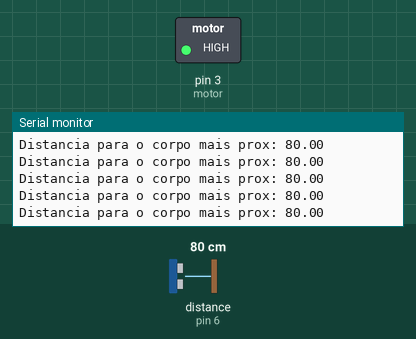
This sketch was run on a simulated Arduino Uno, built with avr-gcc and run on an emulated ATmega328P. Parts: switched loads named in the sketch (green lamp = pin HIGH), the last lines printed to the serial monitor. Inputs (shaded band) come from the test bench; at power-on: distance to the obstacle (sensor on pin 6) 80 cm. The echo pulse lasts 58.3 µs per cm.

Above: at 1.7 s.
1.8 s: distance to the obstacle (sensor on pin 6) set to 2 cm
At 1.89 s:
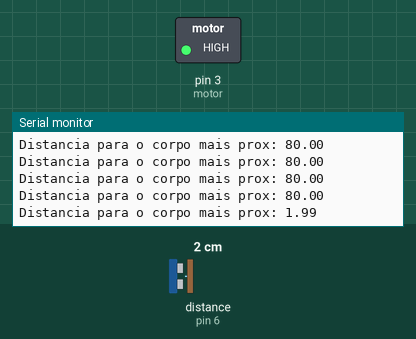
4.8 s: distance to the obstacle (sensor on pin 6) set to 120 cm
At 4.81 s:
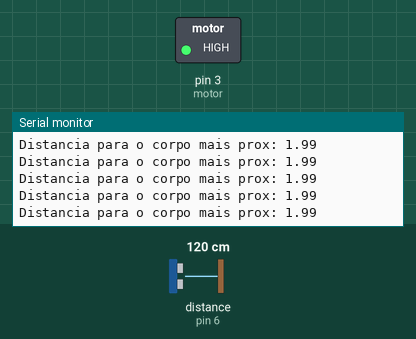
Timing chart, 0 to 7.8 s (numbered marks = the images above; inputs shaded):
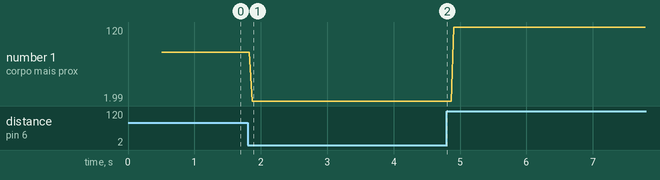

Measured:
- after the input at 1.8 s, the serial monitor: prints a new line after 0.07 s (image 1)
- plotted number 1: 80 → 1.99 after the input at 1.8 s, 1.99 → 120 after the input at 4.8 s

The sketch:

bengala-sensorial.ino
```cpp
#include <Ultrasonic.h>

//Pinagem
//Motor
int motor = 3; //pwm

//Ultrassom
int pino_trigger = 5;
int pino_echo = 6;

//Instancia o ultrasonic
Ultrasonic ultrasonic(pino_trigger, pino_echo);


void setup() {
  Serial.begin(9600);
  pinMode(motor,OUTPUT);

  //Retorno quando a bengala for ligada
  digitalWrite(motor,HIGH);
  delay(500);
  digitalWrite(motor,LOW);
}

void loop() {
  //Reconhecimento do terreno -- conversão para centimetros
  float cent;
  long microsec = ultrasonic.timing();
  cent = ultrasonic.convert(microsec, Ultrasonic::CM);

  //Serial monitor
  Serial.print("Distancia para o corpo mais prox: ");
  Serial.println(cent);

  //Testes
  if(cent <= 20 || cent >=0){
    digitalWrite(motor,HIGH);
  } else {
    digitalWrite(motor,LOW);
  }
}
```
